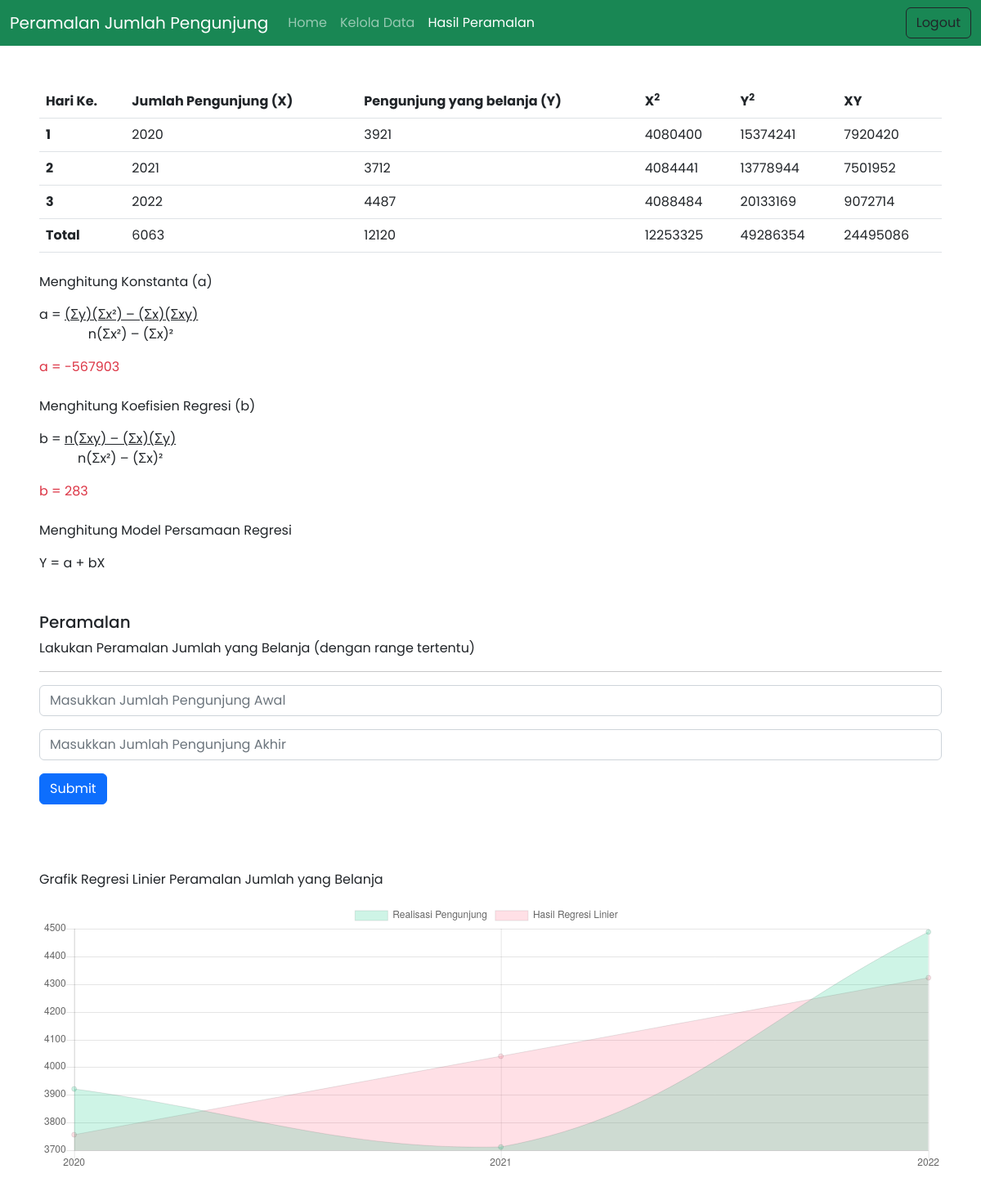
The page /hasilperamalan.php (signed in) on the database its author committed.
### tables this page shows
CREATE TABLE `pmb` (
  `id` int(11) NOT NULL,
  `tahun_penerimaan` year(4) NOT NULL,
  `jumlah_pendaftar` int(11) NOT NULL,
  `created_at` timestamp NOT NULL DEFAULT current_timestamp() ON UPDATE current_timestamp()
);

### libraries/RegresiLinier.php (called while the page is built, shortened)
<?php
Class RegresiLinier{
    public  $x,
            $y,
            $n,
            $x2,
            $y2,
            $xy,
            $a,
            $b,
            $all;
    public function __construct($x=null, $y=null){
        if(!is_null($x) && !is_null($y)){
            $this->x = $x;
            $this->y = $y;
        }
    }
    public function compute(){
        if(is_array($this->x) && is_array($this->y)){
            if(count($this->x) == count($this->y)){
                $this->n  = count($this->x);
            }
            else{
                throw new Exception('Jumlah data variabel X dan Y harus sama');
            }
        }
        else{
            throw new Exception('Variabel X atau Y belum didefinisikan');
        }
    }
    public function prepare_calculation(){
        $this->x2 = array_map(function($n){
            return $n * $n;
        }, $this->x);
        $this->y2 = array_map(function($n){
            return $n * $n;
        }, $this->y);
        for($i=0; $i<$this->n; $i++){
            $this->xy[$i] = $this->x[$i] * $this->y[$i];
        }
    }
    public function ab(){
        $a = ((array_sum($this->y) * array_sum($this->x2)) - (array_sum($this->x) * array_sum($this->xy))) / (($this->n * array_sum($this->x2)) - (array_sum($this->x) * array_sum($this->x)));
        $this->a = $a;
        $b = (($this->n * array_sum($this->xy)) - (array_sum($this->x) * array_sum($this->y))) / (($this->n * array_sum($this->x2)) - (array_sum($this->x) * array_sum($this->x)));
        $this->b = $b;
    }
    public function forecast($xfore){
        $y = $this->a + ($this->b * $xfore);
        return $y;
    }
    public function linear_regression(){
        $n = 0;
    }
}

### hasilperamalan.php (the view, shortened to what this page needs)
<?php
require ('libraries/RegresiLinier.php');
$connect = openConnection();
if($tahun = mysqli_query($connect,'select tahun_penerimaan,jumlah_pendaftar from pmb')){
  $arrayTahun = array();
  $arrayJumlah = array();
  while($obj = mysqli_fetch_object($tahun)){
    array_push($arrayTahun,$obj->tahun_penerimaan);
    array_push($arrayJumlah,$obj->jumlah_pendaftar);
  }
}
$regresi = new RegresiLinier($arrayTahun, $arrayJumlah);
?>
<!DOCTYPE html>
<html lang="en">
<head>
    <link rel="stylesheet" href="https://cdnjs.cloudflare.com/ajax/libs/bootstrap/5.2.3/css/bootstrap.min.css" />
    <link rel="stylesheet" type="text/css" href="css/style2.css">
</head>
<body>
  <nav class="navbar navbar-expand-lg navbar-dark bg-success text-dark">
    <div class="container-fluid">
      <a class="navbar-brand" href="dashboard.php">Peramalan Jumlah Pengunjung</a>
      <div class="collapse navbar-collapse" id="navbarNav">
        <ul class="navbar-nav">
          <li class="nav-item">
            <a class="nav-link" aria-current="page" href="dashboard.php">Home</a>
          </li>
          <li class="nav-item">
            <a class="nav-link" href="create-pmb.php">Kelola Data</a>
          </li>
          <li class="nav-item">
            <a class="nav-link active" href="hasilperamalan.php">Hasil Peramalan</a>
          </li>
        </ul>
      </div>
      <a class="btn btn-outline-dark" href="logout.php" role="button">Logout</a>
    </div>
  </nav>
  <div class="jumbotron m-5">
    <table class="table">
      <thead>
        <tr>
          <th scope="col">Hari Ke.</th>
          <th scope="col">Jumlah Pengunjung (X)</th>
          <th scope="col">Pengunjung yang belanja (Y)</th>
          <th scope="col">X<sup>2</sup></th>
          <th scope="col">Y<sup>2</sup></th>
          <th scope="col">XY</th>
        </tr>
      </thead>
      <tbody>
        <?php
            $query = mysqli_query($connect,"select * from pmb order by tahun_penerimaan asc");
            $i = 1;
            while($obj = mysqli_fetch_object($query)) {
              ?>
              <tr>
                <th scope="row"><?php echo $i++ ?></th>
                <td><?php echo $obj->tahun_penerimaan ?></td>
                <td><?php echo $obj->jumlah_pendaftar ?></td>
                <td><?php echo ($obj->tahun_penerimaan * $obj->tahun_penerimaan)  ?></td>
                <td><?php echo ($obj->jumlah_pendaftar * $obj->jumlah_pendaftar) ?></td>
                <td><?php echo ($obj->tahun_penerimaan * $obj->jumlah_pendaftar) ?></td>
              </tr>
        <?php } ?>
      </tbody>
      <tfoot>
        <tr>
          <th scope="row">Total</th>
          <td></td>
          <td></td>
          <td></td>
          <td></td>
          <td></td>
        </tr>
      </tfoot>
    </table>
    <div class="mt-4">
      <p>Menghitung Konstanta (a)</p>
      <p>a = <u>(Σy)(Σx²) – (Σx)(Σxy)</u> <br> &nbsp;&nbsp;&nbsp;&nbsp;&nbsp;&nbsp;&nbsp;&nbsp;&nbsp;&nbsp;&nbsp;&nbsp;&nbsp;&nbsp;n(Σx²) – (Σx)²</p>
      <p class="text-danger">a = <?php echo $regresi->a; ?></p>
    </div>
    <div class="mt-4">
      <p>Menghitung Koefisien Regresi (b)</p>
      <p>b = <u>n(Σxy) – (Σx)(Σy)</u><br> &nbsp;&nbsp;&nbsp;&nbsp;&nbsp;&nbsp;&nbsp;&nbsp;&nbsp;&nbsp; n(Σx²) – (Σx)²</p>
      <p class="text-danger">b = <?php echo $regresi->b; ?></p>
    </div>
    <div class="mt-4">
      <p>Menghitung Model Persamaan Regresi</p>
      <p>Y = a + bX</p>
    </div>
    <?php if(isset($_POST['tahun']) && isset($_POST['tahun2'])) { ?>
    <div class="mt-5">
      <h2>Hasil Peramalan Tahun <?php echo $_POST['tahun']; ?> - <?php echo $_POST['tahun2']; ?></h2>
      <hr>
      <p>Tahun &nbsp;&nbsp;&nbsp;Hasil Forecasting</p>
      <?php
        $arraytahun = array();
        $arrayforecasting = array();
        $tahun1 = $_POST['tahun'];
        $tahun2 = $_POST['tahun2'];
        for($i=$tahun1; $i <= $tahun2; $i++) {
          array_push($arraytahun, $i);
          array_push($arrayforecasting, $regresi->forecast($i));
          echo $i;
          echo " &nbsp; &nbsp; &nbsp;&nbsp;";
          echo $regresi->forecast($i);
          echo "<br>";
        }
      ?>
    </div>
    <div class="jumbotron mt-5">
      <br>
      <p>Grafik Regresi Linier Peramalan Jumlah yang Belanja</p>
      <canvas id="graph" width=500 height="150"></canvas>
      <script>
          ctx = document.getElementById('graph');
          var chart = new Chart(ctx, {
              type : 'line',
              data: {
                  labels: [<?=implode(",",$arraytahun)?>],
                  datasets: [
                      {
                      label: 'Hasil Regresi Linier',
                      data: [<?=implode(",", $arrayforecasting)?>],
                      backgroundColor: 'rgba(255, 99, 132, 0.2)',
                      borderWidth: 1
                      },
                  ]
              }
          });
      </script>
    </div>
    <?php } else { ?>
    <div class="mt-5">
      <h5>Peramalan</h5>
      <p>Lakukan Peramalan Jumlah yang Belanja (dengan range tertentu)</p>
      <hr>
      <form class="form-inline" action="hasilperamalan.php" method="POST">
        <input type="number" class="form-control mb-3 mr-sm-2" id="inlineFormInputName2" name="tahun" placeholder="Masukkan Jumlah Pengunjung Awal" required>
        <input type="number" class="form-control mb-3 mr-sm-2" id="inlineFormInputName2" name="tahun2" placeholder="Masukkan Jumlah Pengunjung Akhir" required>
        <button type="submit" class="btn btn-primary mb-2">Submit</button>
      </form>
    </div>
    <div class="jumbotron mt-5">
      <br>
      <p>Grafik Regresi Linier Peramalan Jumlah yang Belanja</p>
      <canvas id="graph" width=500 height="150"></canvas>
      <script>
          ctx = document.getElementById('graph');
          var chart = new Chart(ctx, {
              type : 'line',
              data: {
                  labels: [<?=implode(",",$arrayTahun)?>],
                  datasets: [
                      {
                      label: 'Realisasi Pengunjung',
                      data: [<?=implode(",", $arrayJumlah)?>],
                      backgroundColor: 'rgba(12, 199, 132, 0.2)',
                      borderWidth: 1
                      },
                      {
                      label: 'Hasil Regresi Linier',
                      data: [<?=implode(",", $regresi->all)?>],
                      backgroundColor: 'rgba(255, 99, 132, 0.2)',
                      borderWidth: 1
                      },
                  ]
              }
          });
      </script>
    </div>
    <?php } ?>
  </div>
</body>
</html>

### css/style2.css (style rules this page uses)
* { margin: 0; padding: 0; box-sizing: border-box; font-family: 'Poppins', sans-serif; }

### rows shown on the page
pmb: tahun_penerimaan "2020", jumlah_pendaftar "3921", $obj->tahun_penerimaan*$obj->tahun_penerimaan "4080400", $obj->jumlah_pendaftar*$obj->jumlah_pendaftar "15374241", $obj->tahun_penerimaan * $obj->jumlah_pendaftar "7920420"
pmb: tahun_penerimaan "2021", jumlah_pendaftar "3712", $obj->tahun_penerimaan*$obj->tahun_penerimaan "4084441", $obj->jumlah_pendaftar*$obj->jumlah_pendaftar "13778944", $obj->tahun_penerimaan * $obj->jumlah_pendaftar "7501952"
pmb: tahun_penerimaan "2022", jumlah_pendaftar "4487", $obj->tahun_penerimaan*$obj->tahun_penerimaan "4088484", $obj->jumlah_pendaftar*$obj->jumlah_pendaftar "20133169", $obj->tahun_penerimaan * $obj->jumlah_pendaftar "9072714"

### other values the page prints
$regresi->a "-567903"
$regresi->b "283"
chart data {{ implode(",",$arrayTahun) }} 2020,2021,2022
chart data {{ implode(",", $arrayJumlah) }} 3921,3712,4487
chart data {{ implode(",", $regresi->all) }} 3757,4040,4323
